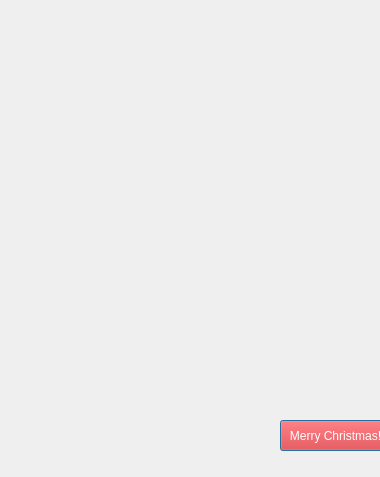
<?xml version="1.0" encoding="UTF-8"?>
<ui version="4.0">
 <class>secretSanta</class>
 <widget class="QDialog" name="secretSanta">
  <property name="geometry">
   <rect>
    <x>0</x>
    <y>0</y>
    <width>380</width>
    <height>477</height>
   </rect>
  </property>
  <property name="windowTitle">
   <string>Ho ho ho!</string>
  </property>
  <widget class="QLabel" name="labelSanta">
   <property name="geometry">
    <rect>
     <x>0</x>
     <y>0</y>
     <width>381</width>
     <height>431</height>
    </rect>
   </property>
   <property name="text">
    <string>&lt;html&gt;&lt;head/&gt;&lt;body&gt;&lt;p&gt;&lt;img src=&quot;:/images/images/secretsanta.gif&quot;/&gt;&lt;br/&gt;&lt;/p&gt;&lt;/body&gt;&lt;/html&gt;</string>
   </property>
  </widget>
  <widget class="QPushButton" name="ButtonChristmas">
   <property name="geometry">
    <rect>
     <x>280</x>
     <y>420</y>
     <width>111</width>
     <height>31</height>
    </rect>
   </property>
   <property name="styleSheet">
    <string notr="true">color: rgb(255, 255, 255);
background-color: rgb(255, 0, 0);</string>
   </property>
   <property name="text">
    <string>Merry Christmas!</string>
   </property>
  </widget>
 </widget>
 <resources/>
 <connections/>
</ui>
